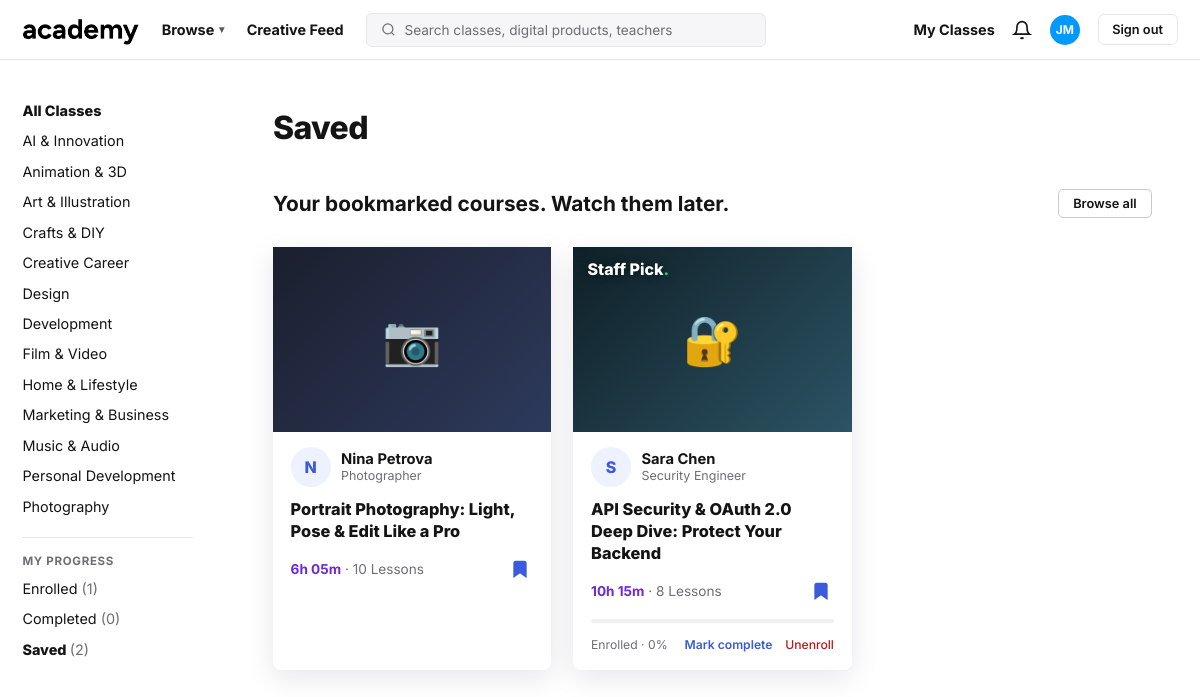
The app's page /my/saved/ (signed in) with its own data.
### accounts/models.py (models this page shows, shortened)
class User(AbstractBaseUser, PermissionsMixin):
    email = models.EmailField(unique=True)
    first_name = models.CharField(max_length=100)
    last_name = models.CharField(max_length=100)
    is_active = models.BooleanField(default=True)
    is_staff = models.BooleanField(default=False)
    date_joined = models.DateTimeField(auto_now_add=True)
    USERNAME_FIELD = "email"
    REQUIRED_FIELDS = ["first_name", "last_name"]
    objects = UserManager()

class Course(models.Model):
    LEVEL_CHOICES = [
        ("beginner", "Beginner"),
        ("intermediate", "Intermediate"),
        ("advanced", "Advanced"),
    ]
    title = models.CharField(max_length=255)
    instructor = models.CharField(max_length=150, default="Academy Team")
    rating = models.DecimalField(max_digits=2, decimal_places=1, default=4.5)
    reviews = models.PositiveIntegerField(default=0)
    duration = models.CharField(max_length=50, default="6h 00m")
    students = models.CharField(max_length=50, default="1.0k")
    level = models.CharField(max_length=20, choices=LEVEL_CHOICES, default="beginner")
    tags = models.CharField(max_length=255, default="", blank=True)
    category = models.CharField(max_length=100, default="Development")
    extra_tags = models.PositiveIntegerField(default=0)
    role = models.CharField(max_length=150, default="Teacher")
    lessons = models.PositiveIntegerField(default=10)
    emoji = models.CharField(max_length=10, default="📚")
    is_new = models.BooleanField(default=False)
    staff_pick = models.BooleanField(default=False)
    is_free = models.BooleanField(default=True)
    created_at = models.DateTimeField(auto_now_add=True)
    def tag_list(self):
        return [t.strip() for t in self.tags.split(",") if t.strip()]

class Enrollment(models.Model):
    STATUS_CHOICES = [
        ("enrolled", "Enrolled"),
        ("completed", "Completed"),
    ]
    user = models.ForeignKey(settings.AUTH_USER_MODEL, on_delete=models.CASCADE, related_name="enrollments")
    course = models.ForeignKey(Course, on_delete=models.CASCADE, related_name="enrollments")
    status = models.CharField(max_length=20, choices=STATUS_CHOICES, default="enrolled")
    progress = models.PositiveIntegerField(default=0)
    enrolled_at = models.DateTimeField(auto_now_add=True)
    updated_at = models.DateTimeField(auto_now=True)
    class Meta:
        unique_together = ("user", "course")

### accounts/views.py (the view)
# urls.py: path("my/saved/", views.saved_view, name="saved"),
@login_required
def saved_view(request):
    ctx = _course_context(request.user)
    ctx["courses"] = [c for c in ctx["courses"] if c.id in ctx["saved_ids"]]
    ctx["page"] = "saved"
    ctx["page_title"] = "Saved"
    ctx["page_sub"] = "Your bookmarked courses. Watch them later."
    ctx["bottom"] = "saved"
    ctx["empty_msg"] = "No saved courses yet. Tap the bookmark icon on any course."
    ctx["courses"], ctx["base_qs"] = _paginate(request, ctx["courses"])
    return render(request, "my_courses.html", ctx)

### accounts/views.py (called while the page is built)
def ensure_demo_courses():
    if Course.objects.exists():
        return
    for data in DEMO_COURSES:
        Course.objects.create(**data)

def _paginate(request, items):
    paginator = Paginator(items, PER_PAGE)
    page_obj = paginator.get_page(request.GET.get("page"))
    params = request.GET.copy()
    params.pop("page", None)
    qs = params.urlencode()
    return page_obj, qs

### templates/my_courses.html (shortened to what this page needs)
{% load static %}
<!DOCTYPE html>
<html lang="en">
<head>
</head>
<body>
  <header>
    <a class="logo" href="{% url 'dashboard' %}"><img src="{% static 'images/logo.png' %}" alt="Academy"></a>
    <a class="top-link hide-m" href="{% url 'dashboard' %}">Browse <span class="caret">▾</span></a>
    <a class="top-link hide-m" href="{% url 'dashboard' %}">Creative Feed</a>
    <form class="search-form" method="get" action="{% url 'dashboard' %}">
      <div class="search-wrap">
        <svg width="15" height="15" viewBox="0 0 24 24" fill="none" stroke="currentColor" stroke-width="2"><circle cx="11" cy="11" r="8"/><line x1="21" y1="21" x2="16.65" y2="16.65"/></svg>
        <input type="text" name="q" value="{{ query|default:'' }}" placeholder="Search classes, digital products, teachers" />
      </div>
    </form>
    <nav class="top-right">
      <a class="top-link hide-m" href="{% url 'enrolled' %}">My Classes</a>
      <button class="bell" aria-label="Notifications">
        <svg width="20" height="20" viewBox="0 0 24 24" fill="none" stroke="currentColor" stroke-width="2"><path d="M18 8A6 6 0 006 8c0 7-3 9-3 9h18s-3-2-3-9"/><path d="M13.73 21a2 2 0 01-3.46 0"/></svg>
      </button>
      <div class="avatar">{{ user.first_name.0|default:"A" }}{{ user.last_name.0 }}</div>
      <a class="signout" href="{% url 'logout' %}">Sign out</a>
    </nav>
  </header>
  <div class="layout">
    <aside id="sidebar">
      <a class="side-link strong {% if not active_category %}active{% endif %}" href="{% url 'dashboard' %}">All Classes</a>
      {% for cat in categories %}
      <a class="side-link {% if active_category == cat %}active{% endif %}" href="{% url 'dashboard' %}?category={{ cat|urlencode }}">{{ cat }}</a>
      {% endfor %}
      <div class="side-sep"></div>
      <div class="side-label">My Progress</div>
      <a class="side-link {% if page == 'enrolled' %}active{% endif %}" href="{% url 'enrolled' %}">Enrolled <span class="side-count">({{ enrolled_count|default:0 }})</span></a>
      <a class="side-link {% if page == 'completed' %}active{% endif %}" href="{% url 'completed' %}">Completed <span class="side-count">({{ completed_count|default:0 }})</span></a>
      <a class="side-link {% if page == 'saved' %}active{% endif %}" href="{% url 'saved' %}">Saved <span class="side-count">({{ saved_count|default:0 }})</span></a>
    </aside>
    <main>
      <h1 class="page-title">{{ page_title|default:"My classes" }}</h1>
      <div class="section-head">
        <h2>{{ page_sub|default:"" }}</h2>
        <a class="view-all" href="{% url 'dashboard' %}">Browse all</a>
      </div>
      <div class="course-grid">
        {% for course in courses %}
        <article class="d-card grid-d">
          <a class="d-cover {% cycle 'g0' 'g1' 'g2' 'g3' 'g4' %}" href="{% url 'course_detail' course.id %}">
            <span>{{ course.emoji }}</span>
            {% if course.staff_pick %}<span class="d-staff">Staff Pick<i>.</i></span>{% endif %}
          </a>
          <div class="d-teacher">
            <span class="d-avatar">{{ course.instructor|slice:":1" }}</span>
            <span class="d-tinfo"><strong>{{ course.instructor }}</strong><em>{{ course.role }}</em></span>
          </div>
          <a class="d-title" href="{% url 'course_detail' course.id %}">{{ course.title }}</a>
          <div class="d-foot">
            <span class="d-meta"><b>{{ course.duration }}</b> · {{ course.lessons }} Lessons</span>
            <form method="post" action="{% url 'toggle_save' course.id %}">
              <button type="submit" class="d-save {% if course.is_saved %}on{% endif %}" title="Save">
                <svg viewBox="0 0 24 24" fill="{% if course.is_saved %}currentColor{% else %}none{% endif %}" stroke="currentColor" stroke-width="2"><path d="M19 21l-7-5-7 5V5a2 2 0 012-2h10a2 2 0 012 2z"/></svg>
              </button>
            </form>
          </div>
            {% if course.is_completed %}
            <div class="done-line pad">✓ Completed</div>
            {% elif course.is_enrolled %}
            <div class="progress-wrap pad"><div class="progress-bar" style="width:{{ course.enrollment.progress|default:0 }}%"></div></div>
            <div class="status-line pad"><span>Enrolled · {{ course.enrollment.progress|default:0 }}%</span><span class="status-links"><form method="post" action="{% url 'complete_course' course.id %}">{% csrf_token %}<input type="hidden" name="next" value="{{ page }}" /><button type="submit" class="link-btn">Mark complete</button></form><form method="post" action="{% url 'unenroll_course' course.id %}">{% csrf_token %}<input type="hidden" name="next" value="{{ page }}" /><button type="submit" class="link-btn danger">Unenroll</button></form></span></div>
            {% endif %}
        </article>
        {% empty %}
        <div class="empty-state">
          <h3>{{ empty_msg|default:"Nothing here yet." }}</h3>
          <p>Browse the catalogue and start learning today.</p>
        </div>
        {% endfor %}
      </div>
    </main>
  </div>
</body>
</html>

### records on screen
User: first_name.0 "J", last_name.0 "M"
Course: emoji "📷", instructor "N", instructor "Nina Petrova", role "Photographer", title "Portrait Photography: Light, Pose & Edit Like a Pro", duration "6h 05m", lessons "10"
Course: emoji "🔐", staff_pick "Staff Pick", instructor "S", instructor "Sara Chen", role "Security Engineer", title "API Security & OAuth 2.0 Deep Dive: Protect Your Backend", duration "10h 15m", lessons "8", enrollment.progress "0"

### other values on screen
{{ cat }} "AI & Innovation" "Animation & 3D" "Art & Illustration" "Crafts & DIY" "Creative Career" "Design" "Development" "Film & Video" "Home & Lifestyle" "Marketing & Business" "Music & Audio" "Personal Development" "Photography"
{{ enrolled_count|default:0 }} "1"
{{ completed_count|default:0 }} "0"
{{ saved_count|default:0 }} "2"
{{ page_title|default:"My classes" }} "Saved"
{{ page_sub|default:"" }} "Your bookmarked courses. Watch them later."
